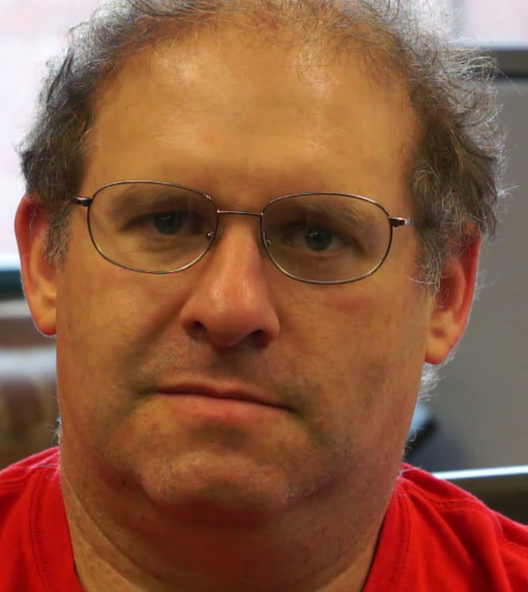
#> input picture frame 30 of hw2/data/face.mp4, 528 x 592 px
$ python 2.py
#> lines starting #> are read from the running program, lines starting #| are printed output that depends on the picture
#> in return_next_frame_blurred, temp is the input picture: shape (592, 528, 3); mean B, G, R 62.8, 88.7, 140.4
import sys
import cv2
import numpy as np
import os
import scipy.signal as sc

def BGR2YIQ(bgr):
    r = bgr[:, :, 2]
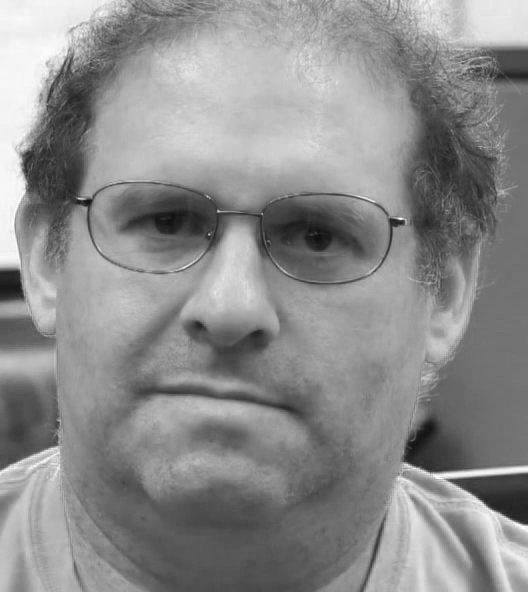
#> r: shape (592, 528) float32; min 12, max 255, mean 140.4
    g = bgr[:, :, 1]
    b = bgr[:, :, 0]
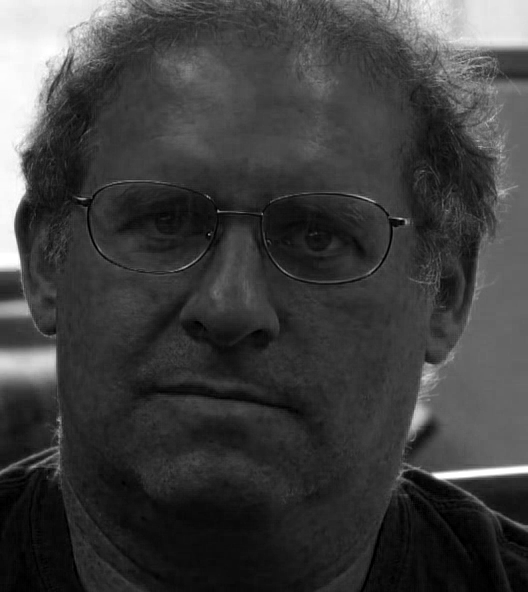
#> b: shape (592, 528) float32; min 0, max 255, mean 62.8
    y = 0.299 * r + 0.587 * g + 0.114 * b
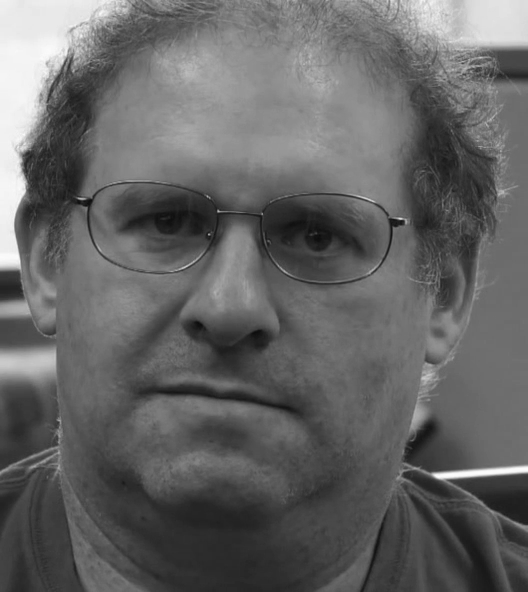
#> y: shape (592, 528) float32; min 11.66, max 254.1, mean 101.2
    i = 0.596 * r + -0.274 * g + -0.322 * b
    q = 0.211 * r + -0.523 * g + 0.312 * b
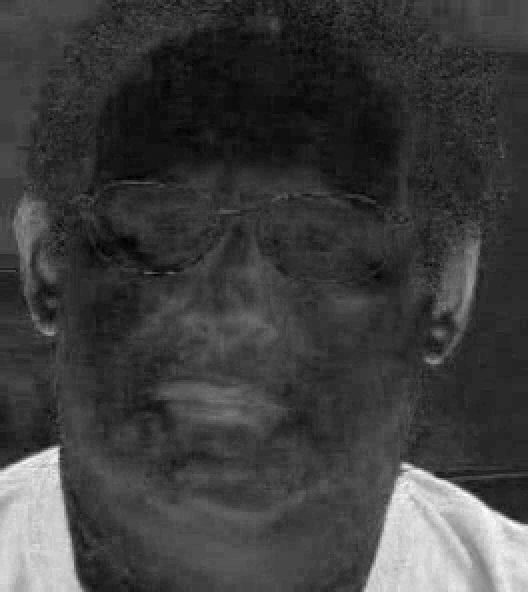
#> q: shape (592, 528) float32; min -11.18, max 46.11, mean 2.8; drawn with min black and max white
    return cv2.merge([y, i, q])
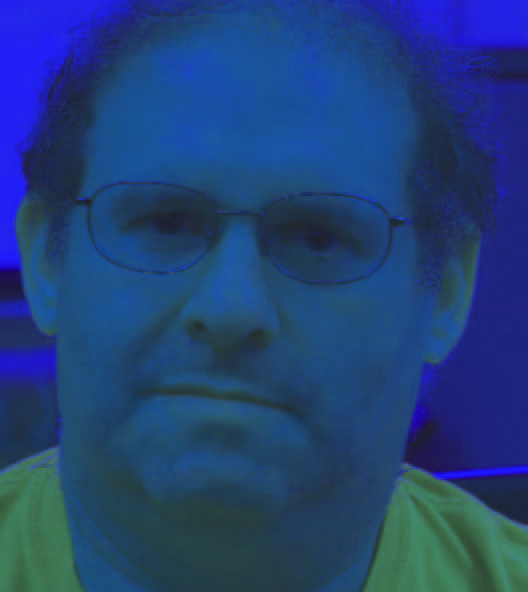
#> returned value: shape (592, 528, 3) float32; mean of channels 0, 1, 2 101.2, 39.2, 2.8; drawn with min black and max white

# [8 lines left out: function YIQ2BGR, not called in this run]

def binomialFilter(sz):

#> called with sz = 5
    if (sz < 2):
        print ('size argument must be larger than 1')
        return

    kernel = np.asarray(([0.5,0.5],[0.5,0.5]))

    for n in range(1,sz-1):
        kernel = sc.convolve2d(np.asarray(([0.5,0.5],[0.5,0.5])), kernel)

    return kernel

def named_filter(name):

    if (name[:5] == 'binom'):
        kernel = np.sqrt(2) * binomialFilter(int(name[5:]))
    elif name == 'qmf5':
        kernel = np.asarray((-0.076103, 0.3535534, 0.8593118, 0.3535534, -0.076103))
    elif name == 'qmf9':
        kernel = np.asarray((0.02807382, -0.060944743, -0.073386624, 0.41472545, 0.7973934,
          0.41472545, -0.073386624, -0.060944743, 0.02807382))
    elif name == 'qmf13':
        kernel = np.asarray((-0.014556438, 0.021651438, 0.039045125, -0.09800052,
          -0.057827797, 0.42995453, 0.7737113, 0.42995453, -0.057827797,
          -0.09800052, 0.039045125, 0.021651438, -0.014556438))
    elif name == 'qmf8':
        kernel = np.sqrt(2) * np.asarray((0.00938715, -0.07065183, 0.06942827, 0.4899808,
        0.4899808, 0.06942827, -0.07065183, 0.00938715))
    elif name == 'qmf12':
        kernel = np.sqrt(2) * np.asarray((-0.003809699, 0.01885659, -0.002710326, -0.08469594,
        0.08846992, 0.4843894, 0.4843894, 0.08846992, -0.08469594, -0.002710326,
        0.01885659, -0.003809699))
    elif name == 'qmf16':
        kernel = np.sqrt(2) * np.asarray((0.001050167, -0.005054526, -0.002589756, 0.0276414, -0.009666376,
        -0.09039223, 0.09779817, 0.4810284, 0.4810284, 0.09779817, -0.09039223, -0.009666376,
        0.0276414, -0.002589756, -0.005054526, 0.001050167))
    elif name == 'haar':
        kernel = np.asarray((1, 1)) / np.sqrt(2)
    elif name == 'daub2':
        kernel = np.asarray((0.482962913145, 0.836516303738, 0.224143868042, -0.129409522551))
    elif name == 'daub3':
        kernel = np.asarray((0.332670552950, 0.806891509311, 0.459877502118, -0.135011020010,
        -0.085441273882,  0.035226291882))
    elif name == 'daub4':
        kernel = np.asarray((0.230377813309, 0.714846570553, 0.630880767930, -0.027983769417,
        -0.187034811719, 0.030841381836, 0.032883011667, -0.010597401785))
    elif name == 'gauss5':  # for backward-compatibility
        kernel = np.sqrt(2) * np.asarray((0.0625, 0.25, 0.375, 0.25, 0.0625))
    elif name == 'gauss3':  # for backward-compatibility
        kernel = np.sqrt(2) * np.asarray((0.25, 0.5, 0.25))
    else:
        print ('Bad filter name: ', name)
        return

    return kernel


def shiftdim(x, n):
    return x.transpose(np.roll(range(x.ndim), -n))


# [54 lines left out: functions repmat, ideal_bandpassing, not called in this run]


def corrDn(im, filt, edges='reflect1', step=(1,1), start=(0,0), stop=0):

    #default value of stop is size of image
#> called with filt = array of shape (5, 5), edges = 'reflect1', step = (2, 2), start = (0, 0), stop = 0
    if stop==0:
        stop = im.shape
#> stop = (592, 528)

    # Reverse order of taps in filt, to do correlation instead of convolution
    filt = filt[::-1,::-1]

    #convolution here
    tmp = sc.convolve2d(im,filt,mode='valid',boundary = 'symm')

    #this is the downsampling line
    res = tmp[start[0]:stop[0]+1:step[1],start[1]:stop[1]+1:step[1]]

    return res

def return_next_frame_blurred(vid,level,colourSpace):

	retval,temp = vid.read()
	temp = temp.astype(np.float32)

	if colourSpace == 'yuv':
            temp = cv2.cvtColor(temp,cv2.COLOR_BGR2YUV)
	elif colourSpace == 'yiq':
            temp = BGR2YIQ(temp)

	return blurDnClr(temp,level)

def build_GDown_stack(vidFile, startIndex, endIndex, level, colourSpace = 'rgb'):


    # Read video
    vid = cv2.VideoCapture(vidFile)
    fps = vid.get(cv2.CAP_PROP_FPS)
    framecount = vid.get(cv2.CAP_PROP_FRAME_COUNT)
    vidWidth = int(vid.get(cv2.CAP_PROP_FRAME_WIDTH))
    vidHeight = int(vid.get(cv2.CAP_PROP_FRAME_HEIGHT))


    #firstFrame
    blurred = return_next_frame_blurred(vid,level,colourSpace)

    # create pyr stack
    GDown_stack = np.zeros((endIndex - startIndex +1, blurred.shape[0],blurred.shape[1],blurred.shape[2]))
    GDown_stack[0,:,:,:] = blurred


    for k in range(1,endIndex-startIndex+1):

        #process the video frame and add it to the stack
        GDown_stack[k,:,:,:] = return_next_frame_blurred(vid,level,colourSpace)

        #progress indicator
        sys.stdout.write('.')
        sys.stdout.flush()

    return GDown_stack


def blurDn(im, nlevs=1, filt='binom5'):

    #if filt is a string, pass it to namedFilter, which returns a 1d kernel
    if isinstance(filt,str):
        filt = named_filter(filt)

    #Normalize filt. Applying this more than once has no effect - once it's normalized it's normalized
    filt = filt/np.sum(filt)

    #Recursively call BlurDn, passing the normalized filt, and taking one off nlevs
    if nlevs > 1:
        im = blurDn(im,nlevs-1,filt)


    if (nlevs >= 1):
        #if im is 1d
        if (len(im.shape) == 1):
            if not (1 in filt.shape):
                print ('Cant  apply 2D filter to 1D signal')
                return

            if (im.shape[1] == 1):
                filt = filt.flatten()
            else:
                filt = numpy.transpose(filt.flatten())

            res = corrDn(im,filt,'reflect1',tuple(map(lambda x: int(not x==1)+1,im.shape)))

        #else if im is 2d, but the filter is 1d
        elif (len(filt.shape) == 1):
            filt = filt.flatten()
            res = corrDn(im, filt, 'reflect1', (2,1))
            res = corrDn(res,numpy.transpose(filt), 'reflect1', (1,2))
        else:
            res = corrDn(im, filt, 'reflect1', (2,2))

    else:
        res = im

    return res


def blurDnClr(im, nlevs=1, filt='binom5'):

    tmp = blurDn(im[:,:,0], nlevs, filt);
    out = np.zeros((tmp.shape[0], tmp.shape[1], im.shape[2]));
    out[:,:,0] = tmp;
    for clr in range(1,im.shape[2]):
        out[:,:,clr] = blurDn(im[:,:,clr], nlevs, filt);
#> this loop made 2 passes
#> pass 1, in corrDn (call 6), `tmp = sc.convolve2d(im,filt,mode='valid',boundary = 'symm')`:
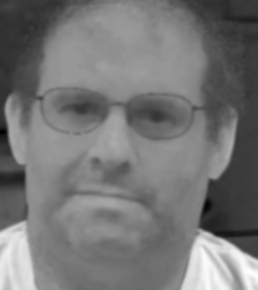
#> tmp: shape (290, 258) float64; min -29.94, max 119.7, mean 39.6; drawn with min black and max white
#> after the loop:
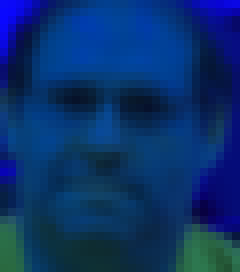
#> out: shape (34, 30, 3) float64 (shown 8 times larger); mean of channels 0, 1, 2 97.9, 40.9, 2; drawn with min black and max white


    return out


def amplify_spatial_Gdown_temporal_ideal(vidFile,outDir, alpha,level,
                     fl,fh, chromAttenuation, colourSpace = 'rgb'):

    vidName = os.path.basename(vidFile)
    vidName = vidName[:-4]
    outName = (outDir + vidName + '_' + colourSpace + '.avi')


    vid = cv2.VideoCapture(vidFile)
    fr = vid.get(cv2.CAP_PROP_FPS)
    len = int(vid.get(cv2.CAP_PROP_FRAME_COUNT))
    vidWidth = int(vid.get(cv2.CAP_PROP_FRAME_WIDTH))
    vidHeight = int(vid.get(cv2.CAP_PROP_FRAME_HEIGHT))
    startIndex = 0
    endIndex = len-1


    print ('width, height, fps ', str(vidWidth) + ', ' + str(vidHeight) + ', ' + str(fr))


    # Define the codec and create VideoWriter object
    capSize = (vidWidth,vidHeight)
    fourcc = cv2.VideoWriter_fourcc('j', 'p', 'e', 'g')
    vidOut = cv2.VideoWriter()
    success = vidOut.open(outName,fourcc,fr,capSize,True)

    print (outName)


    # compute pyramid
    print ('Laplacian pyramid construction...')
    Gdown_stack = build_GDown_stack(vidFile, startIndex, endIndex, level, colourSpace)
    print ('Finished')


    # Temporal filtering
    print ('Band passing...')
    filtered_stack = ideal_bandpassing(Gdown_stack, 1, fl, fh, fr)
    print ('Finished')


    ## amplify
    print ('Amplify')
    if   colourSpace == 'yuv':
        filtered_stack[:,:,:,0] = filtered_stack[:,:,:,0] * alpha
        filtered_stack[:,:,:,1] = filtered_stack[:,:,:,1] * alpha * chromAttenuation
        filtered_stack[:,:,:,2] = filtered_stack[:,:,:,2] * alpha * chromAttenuation
    elif colourSpace == 'rgb':
        filtered_stack = filtered_stack * alpha
    elif colourSpace == 'yiq':
        filtered_stack = filtered_stack * alpha


    ## Render on the input video
    print ('Image reconstruction...')
    # output video
    for k in range(0,endIndex-startIndex+1):

        retval,temp = vid.read()
        frame = temp.astype(np.float32)

        filtered = np.squeeze(filtered_stack[k,:,:,:])
        filtered = cv2.resize(filtered,(vidWidth, vidHeight),0,0,cv2.INTER_LINEAR)

        if   colourSpace == 'yuv':
            frame = cv2.cvtColor(frame,cv2.COLOR_BGR2YUV)
            frame[:,:,1:] = frame[:,:,1:] + filtered[:,:,1:]
            frame = cv2.cvtColor(frame,cv2.COLOR_YUV2BGR)
        elif   colourSpace == 'yiq':
            frame = BGR2YIQ(frame)
            frame[:,:,1:] = frame[:,:,1:] + filtered[:,:,1:]
            frame = YIQ2BGR(frame)
        elif colourSpace == 'rgb':
            frame = frame + filtered

        frame = np.clip(frame,0,255)
        frame = cv2.convertScaleAbs(frame)

        vidOut.write(frame)
        sys.stdout.write('.')
        sys.stdout.flush()


    print ('Finished')
    vid.release()
    vidOut.release()


if __name__=="__main__":

    amplify_spatial_Gdown_temporal_ideal('data/face.mp4','data/',50,4,50/60.0,60/60.0, 1,'yiq')
    #amplify_spatial_Gdown_temporal_ideal('data/baby2.mp4','data/',120,4,140/60.0,160/60.0, 1,'yiq')

$ run again, starting later in the video
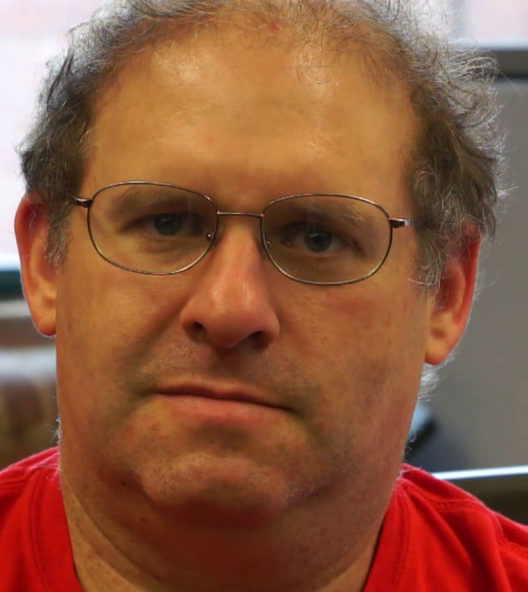
#> input picture frame 135 of hw2/data/face.mp4, 528 x 592 px
#> in return_next_frame_blurred, temp is the input picture: shape (592, 528, 3); mean B, G, R 63.1, 88.5, 140.6
#> in BGR2YIQ, `r = bgr[:, :, 2]`:
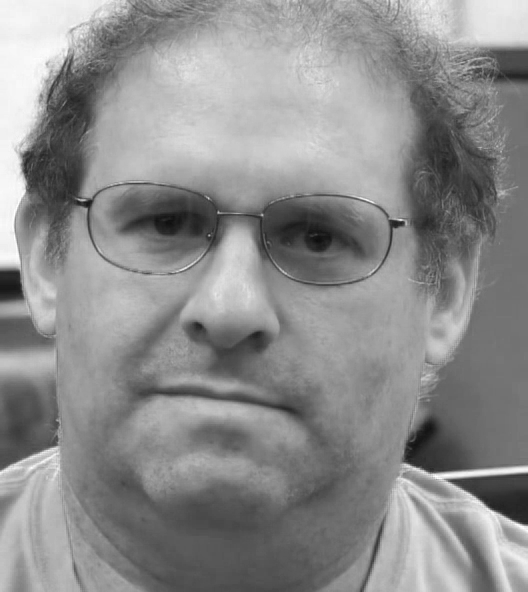
#> r: shape (592, 528) float32; min 12, max 255, mean 140.6
#> in BGR2YIQ, `q = 0.211 * r + -0.523 * g + 0.312 * b`:
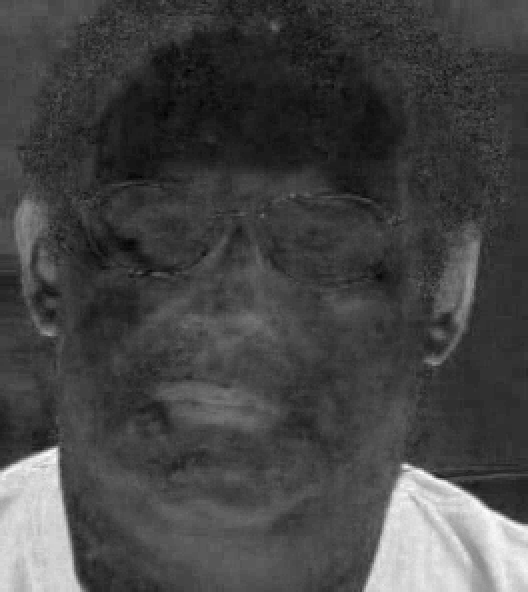
#> q: shape (592, 528) float32; min -12.57, max 44.73, mean 3.1; drawn with min black and max white
#> tmp: shape (290, 258) float64
#> res: shape (145, 129) float64
#> tmp: shape (141, 125) float64
#> res: shape (71, 63) float64
#> tmp: shape (67, 59) float64
#> res: shape (34, 30) float64

$ run again, starting later in the video
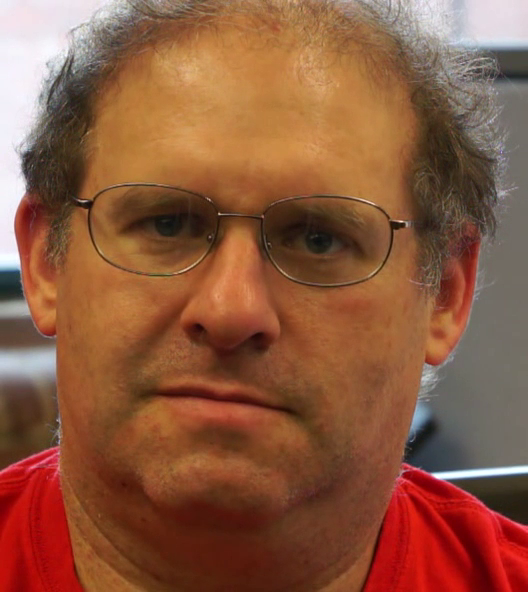
#> input picture frame 240 of hw2/data/face.mp4, 528 x 592 px
#> in return_next_frame_blurred, temp is the input picture: shape (592, 528, 3); mean B, G, R 63, 88.8, 140.3
#> in BGR2YIQ, `q = 0.211 * r + -0.523 * g + 0.312 * b`:
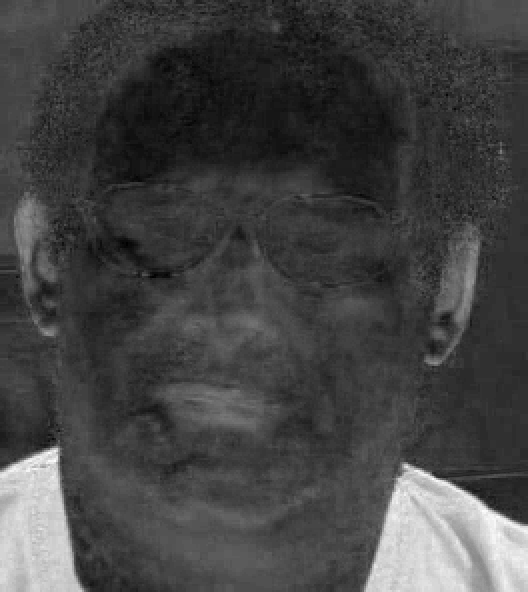
#> q: shape (592, 528) float32; min -12.57, max 45.4, mean 2.9; drawn with min black and max white
#> in BGR2YIQ, `return cv2.merge([y, i, q])`:
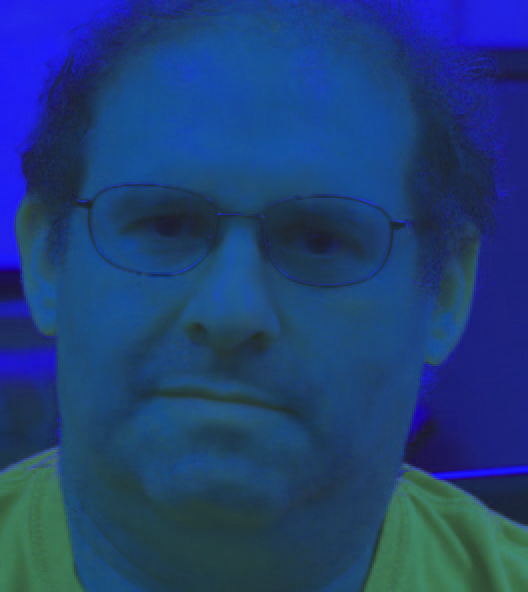
#> returned value: shape (592, 528, 3) float32; mean of channels 0, 1, 2 101.3, 39.1, 2.9; drawn with min black and max white
#> tmp: shape (290, 258) float64
#> res: shape (145, 129) float64
#> tmp: shape (141, 125) float64
#> res: shape (71, 63) float64
#> tmp: shape (67, 59) float64
#> res: shape (34, 30) float64
